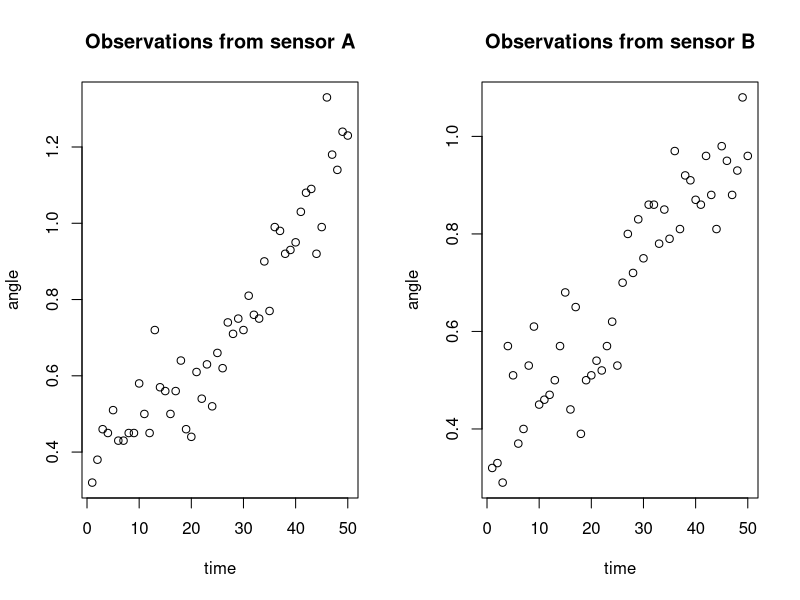
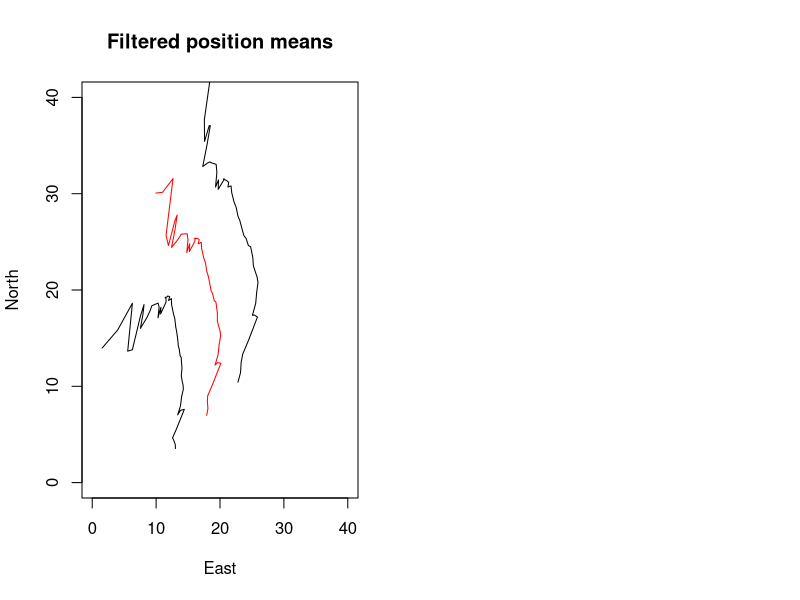
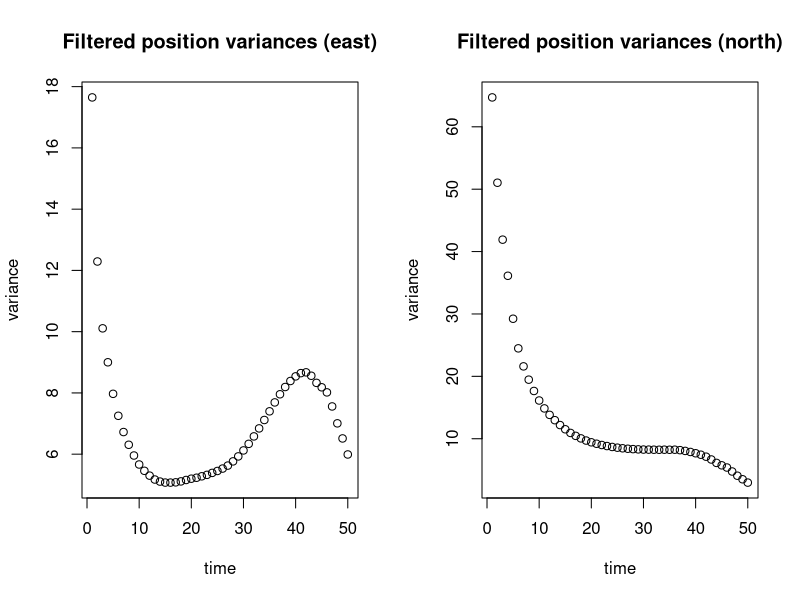
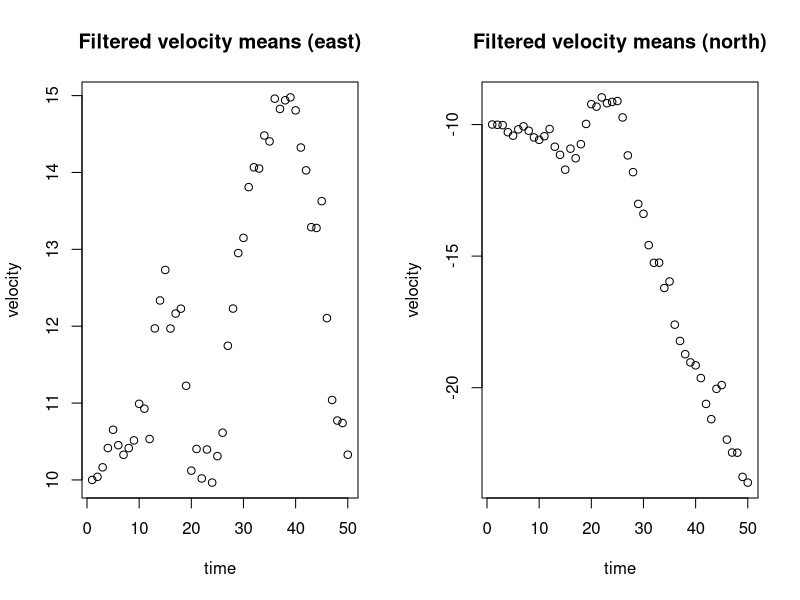
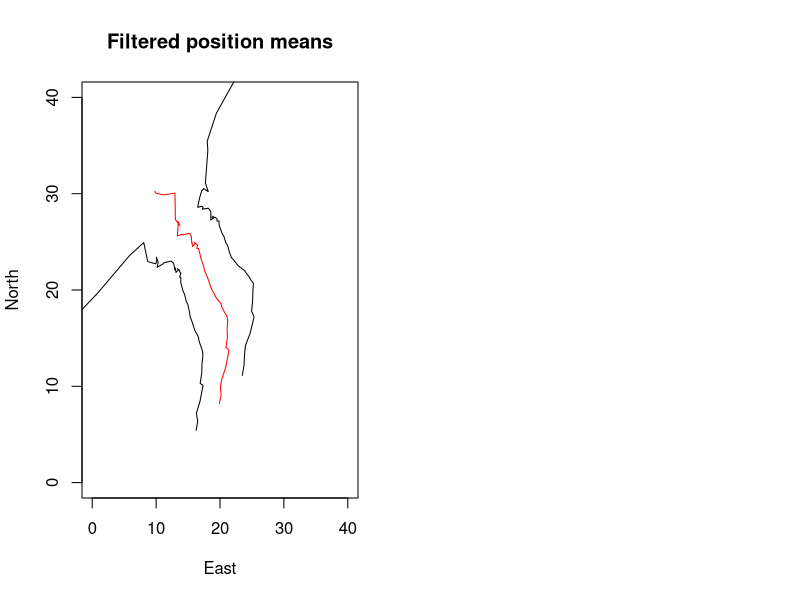
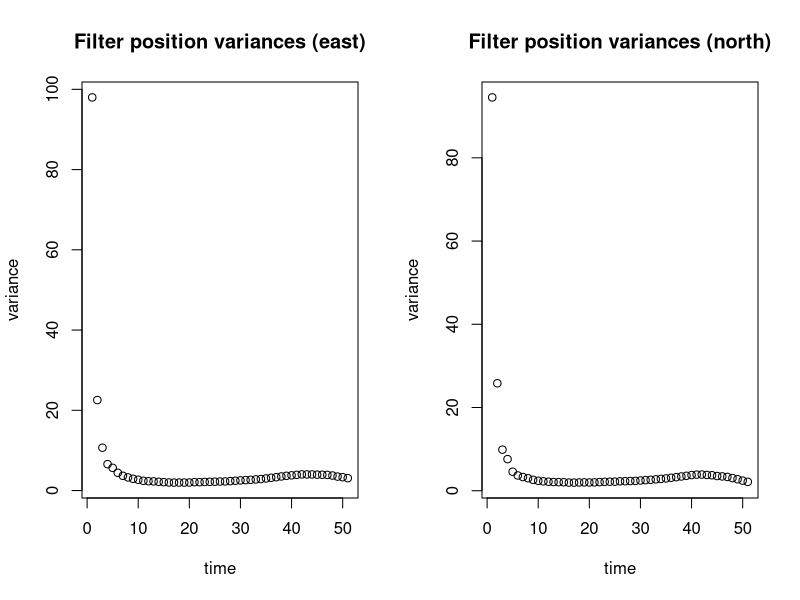
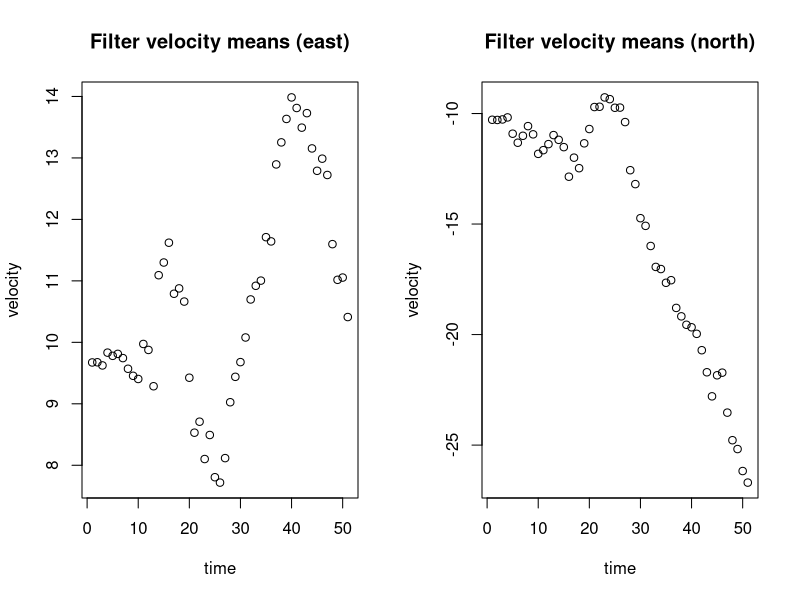
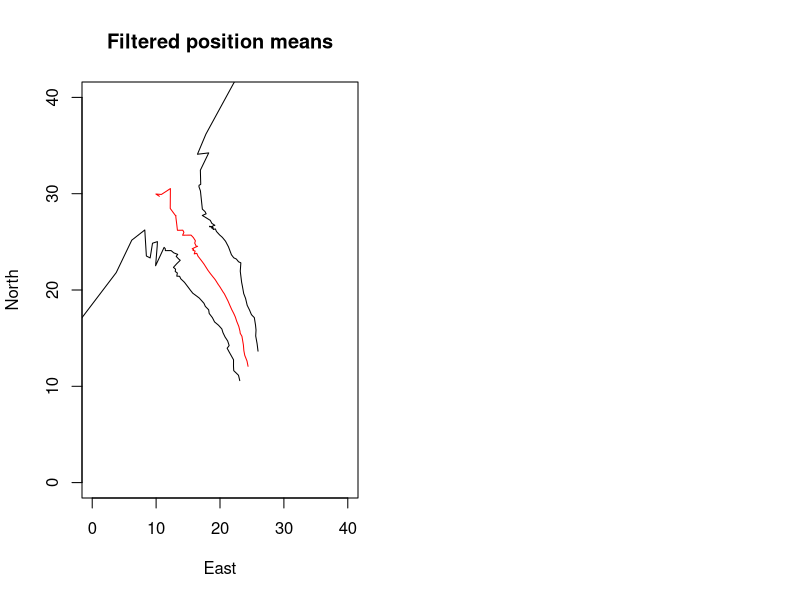

Write the R code that produced these figures, in order.
## ---- chunk 1
knitr::opts_chunk$set(echo = TRUE)
library(MASS)
## ---- chunk 2
set.seed(202104)

# Prior
mu1 = c(10,30,10,-10)
Sigma1 = diag(c(10**2,10**2,5**2,5**2))

## Forward model 
delta = 1/60

A = diag(4)
A[1,3] = delta 
A[2,4] = delta 

Eps_model = diag(c(0.1**2,0.1**2,0.5**2,0.5**2))


# Function:
# Taking a state and evolving it deterministically 
# NB: No model error added
ModelStep <- function(x){
  x = A%*%x 
  return(x)
}


## Observation model
Eps_obs = diag(c(0.1**2,0.1**2))

# Function: 
# Taking a state and observing it
# NB: No observation noise added
Observation <- function(x){
  y = c(atan(x[1]/x[2]), atan((40-x[2])/(40-x[1])))
  return(y)
}


## Observations 
# Observations are provided in 2 separate files
obsA = read.table("sensorA.txt")
obsB = read.table("sensorB.txt")

obs = cbind(obsA,obsB)

## Visualisation
par(mfrow=c(1,2))
plot(obs[,1], main="Observations from sensor A",
     xlab="time", ylab="angle")
plot(obs[,2], main="Observations from sensor B",
     xlab="time", ylab="angle")

# time
T = 50

## ---- chunk 3

linObsOp <- function(x){
  H = matrix(0, ncol=4, nrow=2)
  H[1,1] = x[2]/(x[1]**2 + x[2]**2)
  H[1,2] = -x[1]/(x[2]**2 + x[1]**2)
  H[2,1] = (40-x[2])/(x[1]**2 - 80*x[1] + x[2]**2 - 80*x[2] + 3200)
  H[2,2] = (x[2]-40)/(x[1]**2 - 80*x[1] + x[2]**2 - 80*x[2] + 3200)
  return(H)
}

# Bookkeeping 
mus    = array(0, dim=c(4,T))
Sigmas = array(0, dim=c(4,4,T))

# DATA ASSIMILATION in time loop
mu = mu1
Sigma = Sigma1
for (t in 1:T){
  print(t)
  ## Forward Step
  # NOTE: the initial prior is already given for the first observation time
  if (t != 1){
    mu = ModelStep(mu)
  }
  Sigma = A %*% Sigma %*% t(A) + Eps_model
  
  ## Analysis Step
  H = linObsOp(mu)
  S = H %*% Sigma %*% t(H) + Eps_obs
  K = Sigma %*% t(H) %*% solve(S)
  
  # Updating
  y = t(obs[t,]) 
  mu = mu + K %*% (y - Observation(mu))
  Sigma = (diag(4) - K %*% H) %*% Sigma 
  
  # Storage 
  mus[,t] = mu
  Sigmas[,,t] = Sigma
}

# Plotting
plot(mus[1,],mus[2,], main="Filtered position means",
     xlab="East", ylab="North",
     xlim=c(0,40), ylim=c(0,40),
     col="red", type="l")

lines(mus[1,] - 2*sqrt(Sigmas[1,1,]), mus[2,] - 2*sqrt(Sigmas[2,2,]))
lines(mus[1,] + 2*sqrt(Sigmas[1,1,]), mus[2,] + 2*sqrt(Sigmas[2,2,]))
## ---- chunk 4
# Variance pltos
par(mfrow=c(1,2))
plot(Sigmas[1,1,], main="Filtered position variances (east)",
     xlab="time", ylab="variance")
plot(Sigmas[2,2,], main="Filtered position variances (north)",
     xlab="time", ylab="variance")

# Velocity pltos
plot(mus[3,], main="Filtered velocity means (east)",
     xlab="time", ylab="velocity")
plot(mus[4,], main="Filtered velocity means (north)",
     xlab="time", ylab="velocity")
## ---- chunk 5

# Bookkeeping 
B = 1000
ensembles = array(0, dim=c(4,B,T+1))


# DATA ASSIMILATION in time loop
for (t in 1:T){
  print(t)
  ## Forward Step
  # NOTE: the initial prior is already given for the first observation time
  if (t == 1){
    ensemble_t = t(mvrnorm(B, mu=mu1, Sigma=Sigma1))
    ensembles[,,t] = ensemble_t
  }
  else{
    # Forwarding single particle
    ensemble_t = ModelStep(ensemble_t) + t(mvrnorm(B, mu=rep(0,4), Sigma=Eps_model))
  }
  ensemble_mean = rowMeans(ensemble_t)
  
  # Observing ensemble
  y = t(obs[t,])
  y_ensemble = matrix(0, nrow=2, ncol=B)
  for (e in 1:B){
    y_ensemble[,e] = Observation(ensemble_t[,e]) + mvrnorm(mu=rep(0,2), Sigma=Eps_obs)
  }
  y_ensemble_mean = rowMeans(y_ensemble)
  
  # Estimating
  Sigma_y = 1/B*(y_ensemble - y_ensemble_mean) %*% t(y_ensemble - y_ensemble_mean)
  Sigma_xy = 1/B*(ensemble_t - ensemble_mean) %*% t(y_ensemble - y_ensemble_mean)
  
  
  ## Analysis Step
  for (e in 1:B){
    ensemble_t[,e] = ensemble_t[,e] + Sigma_xy %*% solve(Sigma_y) %*% (y - y_ensemble[,e])
  }
  
  # Storing
  ensembles[,,t+1] = ensemble_t
}

# Plotting
library(matrixStats)

plot(colMeans(ensembles[1,,]), colMeans(ensembles[2,,]), main="Filtered position means",
     xlab="East", ylab="North",
     xlim=c(0,40), ylim=c(0,40),
     col="red", type="l")

lines(colQuantiles(ensembles[1,,],probs=0.025),colQuantiles(ensembles[2,,],probs=0.025))
lines(colQuantiles(ensembles[1,,],probs=0.975),colQuantiles(ensembles[2,,],probs=0.975))
## ---- chunk 6
# Variance plots
par(mfrow=c(1,2))
plot(colVars(ensembles[1,,]), main="Filter position variances (east)",
     xlab="time", ylab="variance")
plot(colVars(ensembles[2,,]), main="Filter position variances (north)",
     xlab="time", ylab="variance")

# Velocity plots
plot(colMeans(ensembles[3,,]), main="Filter velocity means (east)",
     xlab="time", ylab="velocity")
plot(colMeans(ensembles[4,,]), main="Filter velocity means (north)",
     xlab="time", ylab="velocity")
## ---- chunk 7
library(mvtnorm)

# Bookkeeping 
B = 1000
particles = array(0, dim=c(4,B,T+1))
weights = array(0, dim=c(B,T+1))

# DATA ASSIMILATION in time loop
for(t in 1:T){
  print(t)
  ## Forwarding
  if (t==1){
    # Initialization of particles
    particles_t = t(rmvnorm(B, mean=mu1, sigma=Sigma1))
    particles[,,1] = particles_t
    weights_t = rep(1/B,B)
    weights[,1] = weights_t
  }
  else{
    # Propagation
    particles_t = ModelStep(particles_t) + t(rmvnorm(B, mean=rep(0,4), sigma=Eps_model))
  }
  
  ## Conditioning
  for (b in 1:B){
    likelihood_b = dmvnorm(obs[t,], mean=Observation(particles_t[,b]), sigma=Eps_obs)
    weights_t[b]  = likelihood_b * weights_t[b]
  }
  weights_t = weights_t/sum(weights_t)
  
  ## Storage
  weights[,t+1] = weights_t
  particles[,,t+1] = particles_t
  
  ## Resampling 
  if (1/sum(weights_t**2) < 0.5*B){
    particles_t = particles_t[,sample(x = 1:B, size=B, replace=TRUE, prob=weights_t)]
    weights_t = rep(1/B, B)
  }
  
}

# Map View
plot(colSums(particles[1,,]*weights), colSums(particles[2,,]*weights), main="Filtered position means",
     xlab="East", ylab="North",
     xlim=c(0,40), ylim=c(0,40),
     col="red", type="l")

# Uncertainty Bounds
E_bound_lower = rep(0, T+1)
E_bound_upper = rep(0, T+1)
for (t in 1:(T+1)){
  particles_t = particles[1,,t]
  weights_t_cumsum = cumsum(weights[order(particles_t),t])
  E_idx_lower = length(weights_t_cumsum[weights_t_cumsum<0.025])
  E_idx_upper = length(weights_t_cumsum[weights_t_cumsum<0.975])
  particles_t = particles_t[order(particles_t)]
  E_bound_lower[t] = particles_t[E_idx_lower]
  E_bound_upper[t] = particles_t[E_idx_upper]
}

N_bound_lower = rep(0, T+1)
N_bound_upper = rep(0, T+1)
for (t in 1:(T+1)){
  particles_t = particles[2,,t]
  weights_t_cumsum = cumsum(weights[order(particles_t),t])
  N_idx_lower = length(weights_t_cumsum[weights_t_cumsum<0.025])
  N_idx_upper = length(weights_t_cumsum[weights_t_cumsum<0.975])
  particles_t = particles_t[order(particles_t)]
  N_bound_lower[t] = particles_t[N_idx_lower]
  N_bound_upper[t] = particles_t[N_idx_upper]
}

lines(E_bound_lower,N_bound_lower)
lines(E_bound_upper,N_bound_upper)
## ---- chunk 8
# Variances
E_variance = rep(0, T+1)
N_variance = rep(0, T+1)
for (t in 1:(T+1)){
  E_variance[t] = t(particles[1,,t] - sum(particles[1,,t]*weights[,t]))%*%((particles[1,,t] - sum(particles[1,,t]*weights[,t]))*weights[,t])
  N_variance[t] = t(particles[2,,t] - sum(particles[2,,t]*weights[,t]))%*%((particles[2,,t] - sum(particles[2,,t]*weights[,t]))*weights[,t])
}

par(mfrow=c(1,2))
plot(E_variance, main="Filter position variances (east)",
     xlab="time", ylab="variance")
plot(N_variance, main="Filter position variances (north)",
     xlab="time", ylab="variance")

# Velocity plots
plot(colSums(particles[3,,]*weights), main="Filter velocity means (east)",
     xlab="time", ylab="velocity")
plot(colSums(particles[4,,]*weights), main="Filter velocity means (north)",
     xlab="time", ylab="velocity")
